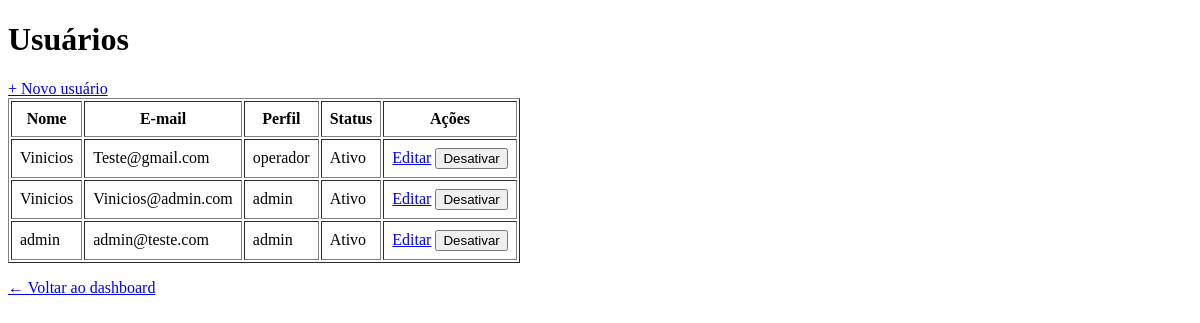
/usuarios/ (signed in), run on an earlier commit of the app's database.
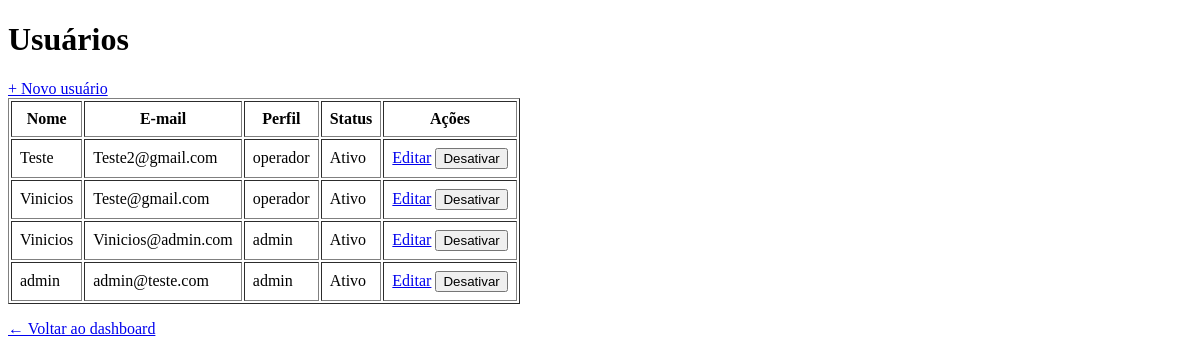
And on a later commit of the database.
### app/models/usuario.py (models this page shows)
class Usuario(Base):
    __tablename__ = "usuarios"
    id = Column(Integer, primary_key=True, autoincrement=True)
    nome = Column(String(100), nullable=False)
    email = Column(String(100), unique=True, index=True, nullable=False)
    senha_hash = Column(String(255), nullable=False)
    role = Column(String(20), nullable=False, default="operador")
    ativo = Column(Boolean, default=True)
    criando_em = Column(DateTime, server_default=func.now())

### app/controllers/admin_controller.py (the view)
@router.get("/",)
def listar_usuarios(
    request: Request,
    db: Session = Depends(get_db),
    admin = Depends(get_admin) # Verificar se o usuario é admin
):
    usuarios = db.query(Usuario).order_by(Usuario.nome).all()
    return templates.TemplateResponse(
        request,
        "usuarios/index.html",
        {
            "Request": request,
            "admin": admin,
            "usuarios": usuarios
        }
    )

### app/templates/usuarios/index.html (shortened to what this page needs)
<!DOCTYPE html>
<html lang="pt-br">
<head>
</head>
<body>
    <h1>Usuários</h1>
    <a href="/usuarios/novo">+ Novo usuário</a>
    <table border="1" cellpadding="8">
        <thead>
            <tr>
                <th>Nome</th>
                <th>E-mail</th>
                <th>Perfil</th>
                <th>Status</th>
                <th>Ações</th>
            </tr>
        </thead>
        <tbody>
            {% for u in usuarios %}
            <tr>
                <td>{{ u.nome }}</td>
                <td>{{ u.email }}</td>
                <td>{{ u.role }}</td>
                <td>{{ "Ativo" if u.ativo else "Inativo" }}</td>
                <td>
                    <a href="/usuarios/{{ u.id }}/editar">Editar</a>
                    <form action="/usuarios/{{ u.id }}/toggle-ativo"
                          method="post"
                          style="display:inline">
                        <button type="submit">
                            {{ "Desativar" if u.ativo else "Ativar" }}
                        </button>
                    </form>
                </td>
            </tr>
            {% endfor %}
        </tbody>
    </table>
    <p><a href="/">← Voltar ao dashboard</a></p>
</body>
</html>

What changed in the data, as far as the page shows it:
added Usuario: nome "Teste", email "Teste2@gmail.com", role "operador", ativo "Ativo", ativo "Desativar"
